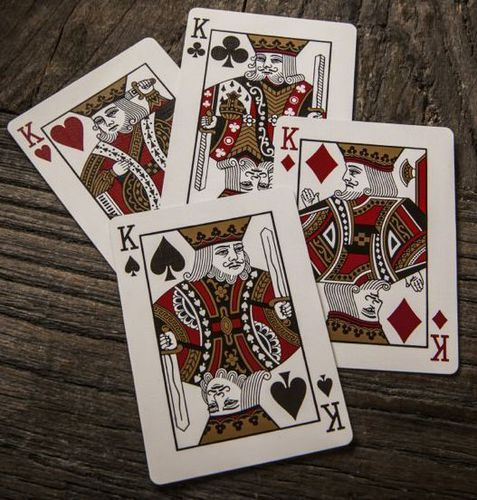
#> input picture Images/cards.jpg, 477 x 500 px
$ python join_img.py
#> lines starting #> are read from the running program, lines starting #| are printed output that depends on the picture
import cv2
import numpy as np

img_1 = cv2.imread("Images/cards.jpg")
#> img_1 is the input picture: shape (500, 477, 3); mean B, G, R 88.1, 96.6, 109.6
img_2 = cv2.imread("Images/cards2.jpg")
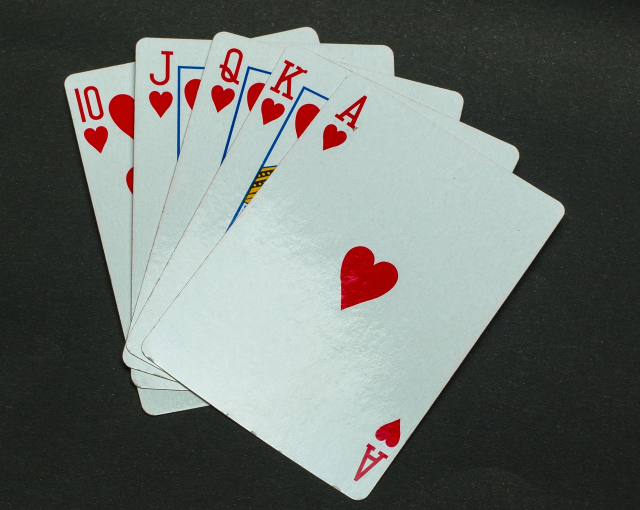
#> input picture Images/cards2.jpg, 1280 x 1020 px (shown at 1/2 size)
#> img_2 is the input picture: shape (1020, 1280, 3); mean B, G, R 108.4, 112.6, 107.2

resized_img = cv2.resize(img_2,(477,500))
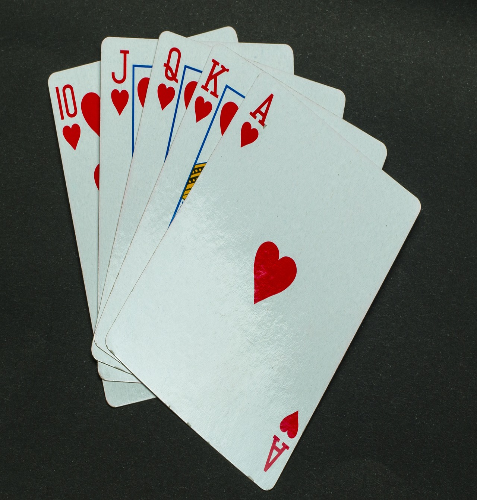
#> resized_img: shape (500, 477, 3); mean B, G, R 108.3, 112.5, 107

stack = np.hstack((img_1,resized_img))
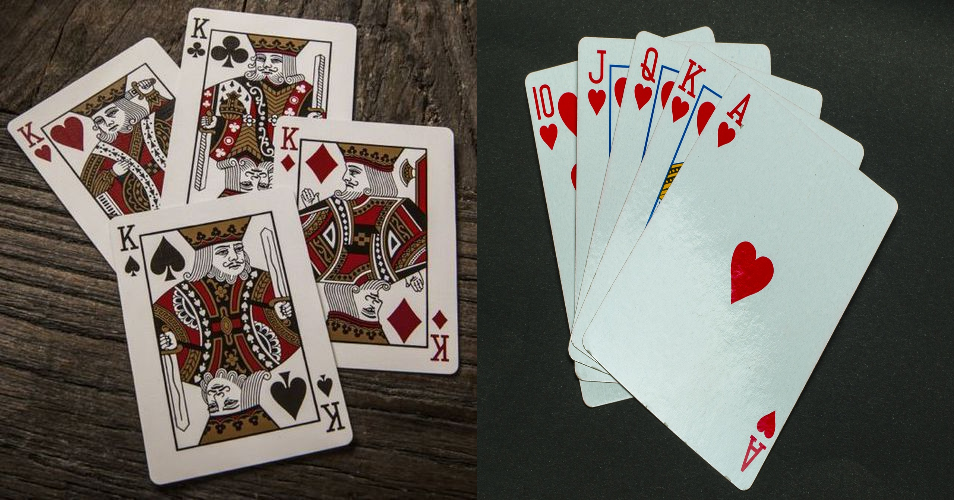
#> stack: shape (500, 954, 3); mean B, G, R 98.2, 104.5, 108.3
stack_2 = np.vstack((img_1,resized_img))
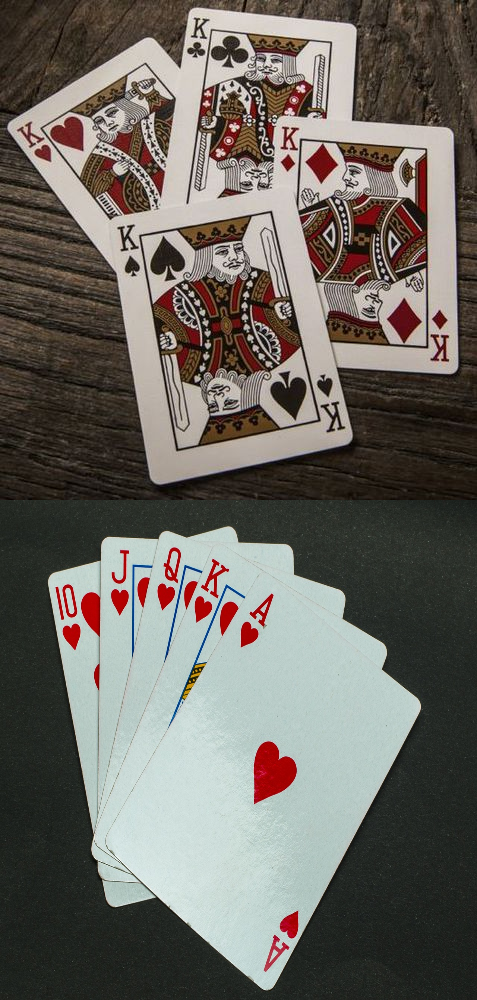
#> stack_2: shape (1000, 477, 3); mean B, G, R 98.2, 104.5, 108.3


# cv2.imshow("Image 1",img_1)
# cv2.imshow("Image 2",resized_img)
cv2.imshow("Stack",stack_2)
cv2.waitKey(0)
